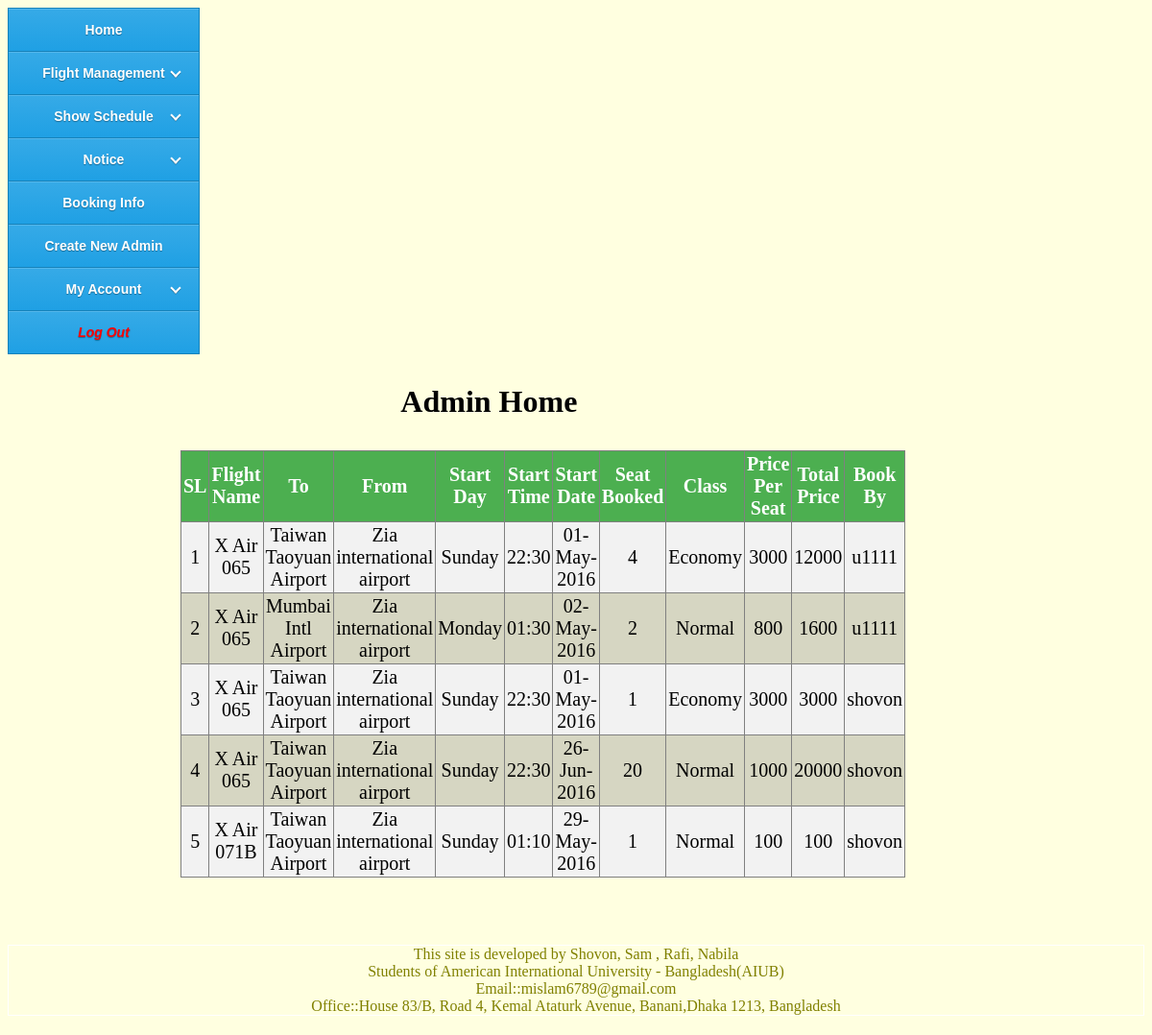
/SectionAdmin/Admin-BookInfo.php (signed in), run on the app's committed database.
### tables this page shows
CREATE TABLE `flightroute` (
  `FlightRouteId` varchar(300) NOT NULL,
  `FlightTo` varchar(100) NOT NULL,
  `FlightFrom` varchar(100) NOT NULL,
  `FlightName` varchar(100) NOT NULL,
  `Stoppage` int(11) NOT NULL,
  `StartDay` varchar(20) NOT NULL,
  `StartTime` varchar(20) NOT NULL,
  `Economy` int(11) NOT NULL,
  `Business` int(11) NOT NULL,
  `Normal` int(11) NOT NULL,
  `PriceEcomomy` int(11) NOT NULL,
  `PriceBuisness` int(11) NOT NULL,
  `PriceNormal` int(11) NOT NULL
);

CREATE TABLE `flightrouteschedule` (
  `Id` int(11) NOT NULL,
  `FlightRouteId` varchar(300) NOT NULL,
  `StartDate` varchar(20) NOT NULL,
  `RemEconomy` int(11) NOT NULL,
  `RemBuisness` int(11) NOT NULL,
  `RemNormal` int(11) NOT NULL
);

CREATE TABLE `bookinfo` (
  `id` int(11) NOT NULL,
  `Username` varchar(30) NOT NULL,
  `ScheduleID` int(11) NOT NULL,
  `Class` varchar(20) NOT NULL,
  `TotalSeat` int(11) NOT NULL,
  `CostPerSeat` int(11) NOT NULL
);

### SectionAdmin/Admin-BookInfo.php (the view, shortened to what this page needs)
<!doctype html>
<html>
	<head>
	   <link href="../css/adminHomeCSS.css" rel="stylesheet">
	   <link href="../css/tableCSS.css" rel="stylesheet">
	</head>
	<body>
		<?php include("Admin-SideBar.html");?>
		<div class="adminHead">
			<h1> Admin Home<h1>
		</div>
		<div class="adminPageActivity adminInfo">
			<table border="1">
				<tr>
					<th>SL</th>
					<th>Flight Name</th>
					<th>To</th>
					<th>From</th>
					<th>Start Day</th>
					<th>Start Time</th>
					<th>Start Date</th>
					<th>Seat Booked</th>
					<th>Class</th>
					<th>Price Per Seat</th>
					<th>Total Price</th>
					<th>Book By</th>
				</tr>
					<?php
					$sl=0;
					$bookList = mysql_query("SELECT * FROM bookinfo");
					while($res1=mysql_fetch_array($bookList)){
						$Username=$res1['Username'];
						$ScheduleID=$res1['ScheduleID'];
						$Class=$res1['Class'];
						$TotalSeat=$res1['TotalSeat'];
						$CostPerSeat=$res1['CostPerSeat'];
						$totalCost=$TotalSeat*$CostPerSeat;
						$scheduleInfo= mysql_query("SELECT * FROM flightrouteschedule WHERE Id='$ScheduleID' ");
						while($res2 = mysql_fetch_array($scheduleInfo)) {
							$FlightRouteId=$res2['FlightRouteId'];
							$t=strtotime($res2['StartDate']);
							$startDate=date("d-M-Y",$t);
						}
						$scheduleInfo= mysql_query("SELECT * FROM flightroute WHERE FlightRouteId='$FlightRouteId' ");
						while($res = mysql_fetch_array($scheduleInfo)) {
							$flight=$res['FlightName'];
							$to=$res['FlightTo'];
							$From=$res['FlightFrom'];
							$startDay=$res['StartDay'];
							$startTime=$res['StartTime'];
							$sl++;
							echo "<tr>";
								echo "<td>".$sl."</td>";
								echo "<td>".$flight."</td>";
								echo "<td>".$to."</td>";
								echo "<td>".$From."</td>";
								echo "<td>".$startDay."</td>";
								echo "<td>".$startTime."</td>";
								echo "<td>".$startDate."</td>";
								echo "<td>".$TotalSeat."</td>";
								echo "<td>".$Class."</td>";
								echo "<td>".$CostPerSeat."</td>";
								echo "<td>".$totalCost."</td>";
								echo "<td>".$Username."</td>";
							echo "</tr>";
						}
					}
					?>
			</table>
		</div>
	</body>
<html>

### SectionAdmin/Admin-ModelForm-UpdateAdminInfo.php (shortened to what this page needs)
<html>
	<head>
	   <link rel="stylesheet" href="../css/jquery-ui-sunny.css">
	</head>
	<body>
	</body>
</html>

### SectionAdmin/Admin-ModelForm-UpdateAdminPW.php (shortened to what this page needs)
<html>
	<head>
	   <link rel="stylesheet" href="../css/jquery-ui-sunny.css">
	</head>
	<body>
	</body>
</html>

### css/adminHomeCSS.css (style rules this page uses)
body { background-size:cover; background-color:#FFFFE0; background-repeat: no-repeat; background-attachment: fixed; }
.classFooter { margin-bottom:20px; clear:left; //background-color:gray; border:1px solid white; text-align:center; font:bold; //size:; color:#808000; float:bottom; }
.adminHead { display: inline; //background-color:gray; width:83%; float: left; //color:white; //margin-top:10px; margin-left:10px; //font-size:20px; //padding-left:20px; //padding-top:20px; text-align:center; margin-bottom:10px; }
.adminPageActivity { display: inline; //background-color:gray; //border:1px solid black; width:60%; float: left; //color:white; //margin-top:10px; margin-left:170px; //font-size:20px; //padding-left:20px; //padding-top:20px; text-align:center; margin-bottom:70px; }
.adminInfo { font-size:20px; text-align:left; padding-left:10px; }

### css/tableCSS.css (style rules this page uses)
table { border-collapse: collapse; width: 100%; }
th, td { text-align: center; padding:2px; }
tr:nth-child(even) { background-color: #f2f2f2 }
tr:nth-child(odd) { background-color: #d6d6c2 }
th { background-color: #4CAF50; color: white; }
a:link, a:visited { background-color: green; color: white; padding: 7px 13px; text-align: center; text-decoration: none; display: inline-block; border:1px solid black; margin-bottom:10px; }

### css/sideBarCSS.css (style rules this page uses)
#cssmenu { float:left; }
#cssmenu, #cssmenu ul, #cssmenu ul li, #cssmenu ul li a { margin: 0; padding: 0; border: 0; list-style: none; line-height: 1; display: block; position: relative; -webkit-box-sizing: border-box; -moz-box-sizing: border-box; box-sizing: border-box; }
#cssmenu { width: 200px; font-family: Helvetica, Arial, sans-serif; color: #ffffff; }
#cssmenu > ul > li > a { padding: 15px 20px; border-left: 1px solid #1682ba; border-right: 1px solid #1682ba; border-top: 1px solid #1682ba; cursor: pointer; z-index: 2; font-size: 14px; font-weight: bold; text-decoration: none; color: white; text-shadow: 0 1px 1px rgba(0, 0, 0, 0.35); background: #36aae7; background: -webkit-linear-gradient(#36aae7, #1fa0e4); background: -moz-linear-gradient(#36aae7, #1fa0e4); background: -o-linear-gradient(#36aae7, #1fa0e4); background: -ms-linear-gradient(#36aae7, #1fa0e4); background: linear-gradient(#36aae7, #1fa0e4); box-shadow: inset 0 1px 0 rgba(255, 255, 255, 0.15); }
#cssmenu > ul > li:last-child > a, #cssmenu > ul > li.last > a { border-bottom: 1px solid #1682ba; margin-bottom:10px; text-align:center; color:red; }

### data on the page
bookinfo: TotalSeat "4", Class "Economy", CostPerSeat "3000", totalCost "12000", Username "u1111"
flightroute: FlightName "X Air 065", FlightTo "Taiwan Taoyuan Airport", FlightFrom "Zia international airport", StartDay "Sunday", StartTime "22:30"
flightrouteschedule: StartDate "01-May-2016"
bookinfo: TotalSeat "2", Class "Normal", CostPerSeat "800", totalCost "1600", Username "u1111"
flightroute: FlightName "X Air 065", FlightTo "Mumbai Intl Airport", FlightFrom "Zia international airport", StartDay "Monday", StartTime "01:30"
flightrouteschedule: StartDate "02-May-2016"
bookinfo: TotalSeat "1", Class "Economy", CostPerSeat "3000", Username "shovon"
bookinfo: TotalSeat "20", Class "Normal", CostPerSeat "1000", totalCost "20000", Username "shovon"
flightrouteschedule: StartDate "26-Jun-2016"
bookinfo: TotalSeat "1", Class "Normal", CostPerSeat "100", Username "shovon"
flightroute: FlightName "X Air 071B", FlightTo "Taiwan Taoyuan Airport", FlightFrom "Zia international airport", StartDay "Sunday", StartTime "01:10"
flightrouteschedule: StartDate "29-May-2016"
